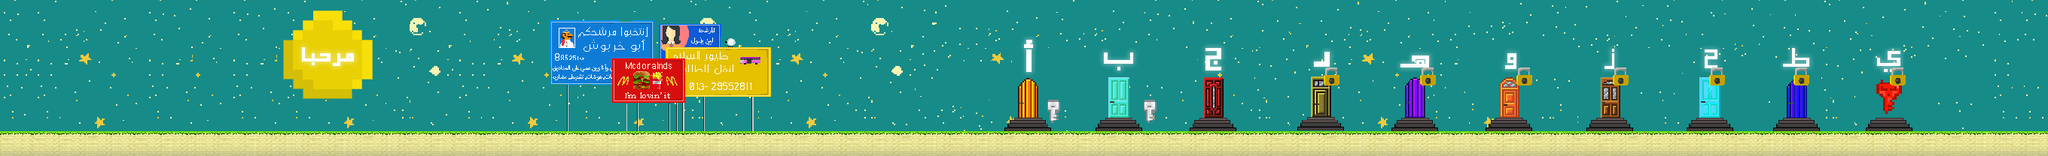

A level layout from a 2D game, rendered from its tile map. Below: a short description, then the map file with tile-grid data replaced by summaries:
An orthogonal 170x13 tile map with 16x16 px tiles, 3 tile layers (Background, graphic, graph), 2 tilesets and 3 objects.

<map version="1.0" orientation="orthogonal" renderorder="right-down" width="170" height="13" tilewidth="16" tileheight="16" nextobjectid="626">
 <tileset firstgid="1" name="1" tilewidth="16" tileheight="16" spacing="1" margin="1" tilecount="2639" columns="203">
  <image source="1.png" width="3458" height="234" />
 </tileset>
 <tileset firstgid="2640" name="tileset_gutter" tilewidth="16" tileheight="16" spacing="2" margin="1" tilecount="1782" columns="33">
  <image source="tileset_gutter.png" width="594" height="972" />
 </tileset>
 <layer name="Background" width="170" height="13">
  <data>[2210 cells, 0 non-empty, 0 distinct tile ids]</data>
 </layer>
 <layer name="graphic" width="170" height="13">
  <data>[2210 cells, 2210 non-empty, 2080 distinct tile ids]</data>
 </layer>
 <objectgroup name="ground">
  <object id="602" x="46.6667" y="173.667" width="2552" height="2.33366" />
  <object id="617" x="2566.67" y="-28" width="1.33333" height="202.667" />
 </objectgroup>
 <objectgroup name="Pipes" />
 <objectgroup name="Coins" offsetx="-7" offsety="5">
  <properties>
   <property name="quit" value="" />
  </properties>
 </objectgroup>
 <objectgroup name="Bricks" />
 <objectgroup name="Goombas" />
 <objectgroup name="Turtles" />
 <objectgroup name="Finish_line">
  <object id="625" x="1600" y="103" width="24.5" height="52.5" />
 </objectgroup>
 <objectgroup name="Story_line" />
 <objectgroup name="kill_lines" />
 <objectgroup name="Bosses" />
 <objectgroup name="Map_line" />
 <layer name="graph" width="170" height="13">
  <data>[2210 cells, 84 non-empty, 18 distinct tile ids]</data>
 </layer>
</map>
